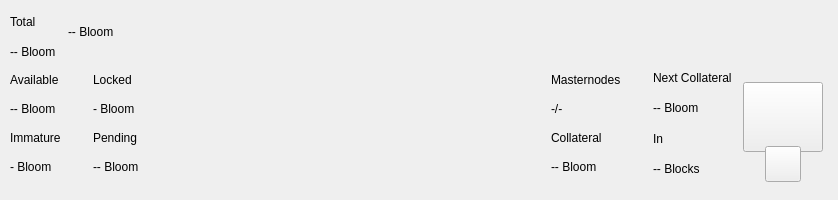
<?xml version="1.0" encoding="UTF-8"?>
<ui version="4.0">
 <class>TopBar</class>
 <widget class="QWidget" name="TopBar">
  <property name="geometry">
   <rect>
    <x>0</x>
    <y>0</y>
    <width>838</width>
    <height>200</height>
   </rect>
  </property>
  <property name="minimumSize">
   <size>
    <width>0</width>
    <height>200</height>
   </size>
  </property>
  <property name="maximumSize">
   <size>
    <width>16777215</width>
    <height>200</height>
   </size>
  </property>
  <property name="windowTitle">
   <string>Form</string>
  </property>
  <layout class="QVBoxLayout" name="verticalLayout_10" stretch="0">
   <property name="spacing">
    <number>0</number>
   </property>
   <property name="leftMargin">
    <number>0</number>
   </property>
   <property name="topMargin">
    <number>0</number>
   </property>
   <property name="rightMargin">
    <number>0</number>
   </property>
   <property name="bottomMargin">
    <number>0</number>
   </property>
   <item>
    <widget class="PFBorderImage" name="containerTop">
     <layout class="QVBoxLayout" name="verticalLayout_11">
      <property name="spacing">
       <number>0</number>
      </property>
      <property name="leftMargin">
       <number>0</number>
      </property>
      <property name="topMargin">
       <number>0</number>
      </property>
      <property name="rightMargin">
       <number>0</number>
      </property>
      <property name="bottomMargin">
       <number>0</number>
      </property>
      <item>
       <widget class="QWidget" name="top_container_2" native="true">
        <property name="minimumSize">
         <size>
          <width>0</width>
          <height>65</height>
         </size>
        </property>
        <layout class="QHBoxLayout" name="top_container">
         <property name="spacing">
          <number>0</number>
         </property>
         <property name="leftMargin">
          <number>10</number>
         </property>
         <property name="topMargin">
          <number>0</number>
         </property>
         <property name="rightMargin">
          <number>10</number>
         </property>
         <property name="bottomMargin">
          <number>0</number>
         </property>
         <item>
          <layout class="QHBoxLayout" name="horizontalLayout_4">
           <property name="spacing">
            <number>12</number>
           </property>
           <property name="rightMargin">
            <number>0</number>
           </property>
           <item>
            <widget class="QWidget" name="widgetAmount" native="true">
             <layout class="QVBoxLayout" name="verticalLayout_2">
              <property name="spacing">
               <number>2</number>
              </property>
              <property name="leftMargin">
               <number>0</number>
              </property>
              <property name="topMargin">
               <number>8</number>
              </property>
              <property name="rightMargin">
               <number>0</number>
              </property>
              <property name="bottomMargin">
               <number>0</number>
              </property>
              <item>
               <widget class="QLabel" name="labelTitle1">
                <property name="text">
                 <string>Total</string>
                </property>
               </widget>
              </item>
              <item>
               <widget class="QLabel" name="labelAmountHeirs">
                <property name="text">
                 <string notr="true">-- Bloom</string>
                </property>
               </widget>
              </item>
             </layout>
            </widget>
           </item>
           <item alignment="Qt::AlignVCenter">
            <widget class="QWidget" name="widgetTopAmount" native="true">
             <property name="sizePolicy">
              <sizepolicy hsizetype="Preferred" vsizetype="Maximum">
               <horstretch>0</horstretch>
               <verstretch>0</verstretch>
              </sizepolicy>
             </property>
             <layout class="QHBoxLayout" name="horizontalLayout_5">
              <property name="spacing">
               <number>0</number>
              </property>
              <property name="leftMargin">
               <number>0</number>
              </property>
              <property name="topMargin">
               <number>0</number>
              </property>
              <property name="rightMargin">
               <number>0</number>
              </property>
              <property name="bottomMargin">
               <number>0</number>
              </property>
              <item alignment="Qt::AlignTop">
               <widget class="QLabel" name="labelAmountTopHeirs">
                <property name="minimumSize">
                 <size>
                  <width>0</width>
                  <height>36</height>
                 </size>
                </property>
                <property name="styleSheet">
                 <string notr="true">padding:0px;margin:0px;</string>
                </property>
                <property name="text">
                 <string notr="true">-- Bloom</string>
                </property>
               </widget>
              </item>
             </layout>
            </widget>
           </item>
           <item>
            <spacer name="horizontalSpacer">
             <property name="orientation">
              <enum>Qt::Horizontal</enum>
             </property>
             <property name="sizeHint" stdset="0">
              <size>
               <width>40</width>
               <height>20</height>
              </size>
             </property>
            </spacer>
           </item>
           <item alignment="Qt::AlignRight">
            <widget class="QWidget" name="layoutSync" native="true">
             <property name="minimumSize">
              <size>
               <width>0</width>
               <height>36</height>
              </size>
             </property>
             <property name="maximumSize">
              <size>
               <width>16777215</width>
               <height>36</height>
              </size>
             </property>
             <layout class="QVBoxLayout" name="verticalLayout_9">
              <property name="leftMargin">
               <number>0</number>
              </property>
              <property name="topMargin">
               <number>0</number>
              </property>
              <property name="rightMargin">
               <number>0</number>
              </property>
              <property name="bottomMargin">
               <number>0</number>
              </property>
              <item>
               <widget class="ExpandableButton" name="pushButtonSync" native="true">
                <property name="minimumSize">
                 <size>
                  <width>36</width>
                  <height>36</height>
                 </size>
                </property>
                <property name="maximumSize">
                 <size>
                  <width>16777215</width>
                  <height>36</height>
                 </size>
                </property>
               </widget>
              </item>
             </layout>
            </widget>
           </item>
           <item>
            <widget class="ExpandableButton" name="pushButtonHDUpgrade" native="true">
             <property name="minimumSize">
              <size>
               <width>36</width>
               <height>36</height>
              </size>
             </property>
             <property name="maximumSize">
              <size>
               <width>16777215</width>
               <height>36</height>
              </size>
             </property>
            </widget>
           </item>
           <item>
            <widget class="ExpandableButton" name="pushButtonStack" native="true">
             <property name="minimumSize">
              <size>
               <width>36</width>
               <height>36</height>
              </size>
             </property>
             <property name="maximumSize">
              <size>
               <width>16777215</width>
               <height>36</height>
              </size>
             </property>
            </widget>
           </item>
           <item>
            <widget class="ExpandableButton" name="pushButtonConf" native="true">
             <property name="minimumSize">
              <size>
               <width>36</width>
               <height>36</height>
              </size>
             </property>
             <property name="maximumSize">
              <size>
               <width>16777215</width>
               <height>36</height>
              </size>
             </property>
            </widget>
           </item>
           <item>
            <widget class="ExpandableButton" name="pushButtonMasternodes" native="true">
             <property name="minimumSize">
              <size>
               <width>36</width>
               <height>36</height>
              </size>
             </property>
             <property name="maximumSize">
              <size>
               <width>16777215</width>
               <height>36</height>
              </size>
             </property>
            </widget>
           </item>
           <item>
            <widget class="ExpandableButton" name="pushButtonConsole" native="true">
             <property name="minimumSize">
              <size>
               <width>36</width>
               <height>36</height>
              </size>
             </property>
             <property name="maximumSize">
              <size>
               <width>16777215</width>
               <height>36</height>
              </size>
             </property>
            </widget>
           </item>
           <item>
            <widget class="ExpandableButton" name="pushButtonConnection" native="true">
             <property name="minimumSize">
              <size>
               <width>36</width>
               <height>36</height>
              </size>
             </property>
             <property name="maximumSize">
              <size>
               <width>16777215</width>
               <height>36</height>
              </size>
             </property>
            </widget>
           </item>
           <item>
            <widget class="ExpandableButton" name="pushButtonTor" native="true">
             <property name="minimumSize">
              <size>
               <width>36</width>
               <height>36</height>
              </size>
             </property>
             <property name="maximumSize">
              <size>
               <width>16777215</width>
               <height>36</height>
              </size>
             </property>
            </widget>
           </item>
           <item>
            <widget class="ExpandableButton" name="pushButtonLock" native="true">
             <property name="sizePolicy">
              <sizepolicy hsizetype="Expanding" vsizetype="Expanding">
               <horstretch>0</horstretch>
               <verstretch>0</verstretch>
              </sizepolicy>
             </property>
             <property name="minimumSize">
              <size>
               <width>36</width>
               <height>0</height>
              </size>
             </property>
             <property name="maximumSize">
              <size>
               <width>16777215</width>
               <height>36</height>
              </size>
             </property>
            </widget>
           </item>
           <item>
            <widget class="ExpandableButton" name="pushButtonTheme" native="true">
             <property name="minimumSize">
              <size>
               <width>36</width>
               <height>36</height>
              </size>
             </property>
             <property name="maximumSize">
              <size>
               <width>16777215</width>
               <height>36</height>
              </size>
             </property>
            </widget>
           </item>
           <item>
            <widget class="ExpandableButton" name="pushButtonFAQ" native="true">
             <property name="minimumSize">
              <size>
               <width>36</width>
               <height>36</height>
              </size>
             </property>
             <property name="maximumSize">
              <size>
               <width>16777215</width>
               <height>36</height>
              </size>
             </property>
            </widget>
           </item>
          </layout>
         </item>
        </layout>
       </widget>
      </item>
      <item>
       <widget class="QWidget" name="bottom_container" native="true">
        <property name="minimumSize">
         <size>
          <width>0</width>
          <height>135</height>
         </size>
        </property>
        <layout class="QHBoxLayout" name="botton_container">
         <property name="leftMargin">
          <number>10</number>
         </property>
         <property name="topMargin">
          <number>0</number>
         </property>
         <property name="rightMargin">
          <number>10</number>
         </property>
         <property name="bottomMargin">
          <number>10</number>
         </property>
         <item>
          <layout class="QHBoxLayout" name="horizontalLayout_3">
           <property name="spacing">
            <number>0</number>
           </property>
           <property name="bottomMargin">
            <number>9</number>
           </property>
           <item>
            <layout class="QVBoxLayout" name="verticalLayout_7">
             <property name="spacing">
              <number>0</number>
             </property>
             <property name="leftMargin">
              <number>0</number>
             </property>
             <property name="rightMargin">
              <number>0</number>
             </property>
             <item>
              <layout class="QHBoxLayout" name="horizontalLayout_2">
               <property name="spacing">
                <number>0</number>
               </property>
               <item>
                <layout class="QVBoxLayout" name="verticalLayout_6">
                 <item>
                  <widget class="QLabel" name="labelTitle5">
                   <property name="text">
                    <string>Available</string>
                   </property>
                  </widget>
                 </item>
                 <item>
                  <widget class="QLabel" name="labelAvailableHeirs">
                   <property name="text">
                    <string>-- Bloom</string>
                   </property>
                  </widget>
                 </item>
                 <item>
                  <widget class="QLabel" name="labelTitle4">
                   <property name="text">
                    <string>Immature</string>
                   </property>
                  </widget>
                 </item>
                 <item>
                  <widget class="QLabel" name="labelImmatureHeirs">
                   <property name="text">
                    <string notr="true">- Bloom</string>
                   </property>
                  </widget>
                 </item>
                </layout>
               </item>
               <item>
                <layout class="QVBoxLayout" name="verticalLayout_8">
                 <property name="leftMargin">
                  <number>32</number>
                 </property>
                 <item>
                  <widget class="QLabel" name="labelTitle6">
                   <property name="text">
                    <string>Locked</string>
                   </property>
                  </widget>
                 </item>
                 <item>
                  <widget class="QLabel" name="labelLockedHeirs">
                   <property name="text">
                    <string>- Bloom</string>
                   </property>
                  </widget>
                 </item>
                 <item>
                  <widget class="QLabel" name="labelTitle3">
                   <property name="text">
                    <string>Pending</string>
                   </property>
                  </widget>
                 </item>
                 <item>
                  <widget class="QLabel" name="labelPendingHeirs">
                   <property name="text">
                    <string notr="true">-- Bloom</string>
                   </property>
                  </widget>
                 </item>
                </layout>
               </item>
              </layout>
             </item>
            </layout>
           </item>
          </layout>
         </item>
         <item>
          <spacer name="horizontalSpacer_2">
           <property name="orientation">
            <enum>Qt::Horizontal</enum>
           </property>
           <property name="sizeHint" stdset="0">
            <size>
             <width>40</width>
             <height>20</height>
            </size>
           </property>
          </spacer>
         </item>
         <item>
          <layout class="QHBoxLayout" name="horizontalLayout_6">
           <property name="spacing">
            <number>0</number>
           </property>
           <property name="rightMargin">
            <number>0</number>
           </property>
           <property name="bottomMargin">
            <number>9</number>
           </property>
           <item>
            <layout class="QVBoxLayout" name="verticalLayout_5">
             <item>
              <widget class="QLabel" name="labelMasternodesTitle">
               <property name="text">
                <string>Masternodes</string>
               </property>
              </widget>
             </item>
             <item>
              <widget class="QLabel" name="labelMasternodeCount">
               <property name="text">
                <string>-/-</string>
               </property>
              </widget>
             </item>
             <item>
              <widget class="QLabel" name="labelTitle8">
               <property name="text">
                <string>Collateral</string>
               </property>
              </widget>
             </item>
             <item>
              <widget class="QLabel" name="labelCollateralHeirs">
               <property name="text">
                <string notr="true">-- Bloom</string>
               </property>
              </widget>
             </item>
            </layout>
           </item>
           <item>
            <widget class="QWidget" name="widgetNextCollateral" native="true">
             <layout class="QVBoxLayout" name="verticalLayout_12">
              <property name="leftMargin">
               <number>32</number>
              </property>
              <property name="topMargin">
               <number>0</number>
              </property>
              <property name="rightMargin">
               <number>0</number>
              </property>
              <property name="bottomMargin">
               <number>0</number>
              </property>
              <item>
               <widget class="QLabel" name="labelNextMasternodesTitle">
                <property name="text">
                 <string>Next Collateral</string>
                </property>
               </widget>
              </item>
              <item>
               <widget class="QLabel" name="labelNextCollateralValue">
                <property name="text">
                 <string>-- Bloom</string>
                </property>
               </widget>
              </item>
              <item>
               <widget class="QLabel" name="labelTitle9">
                <property name="text">
                 <string>In</string>
                </property>
               </widget>
              </item>
              <item>
               <widget class="QLabel" name="labelNextCollateralBlocks">
                <property name="text">
                 <string notr="true">-- Blocks</string>
                </property>
               </widget>
              </item>
             </layout>
            </widget>
           </item>
          </layout>
         </item>
         <item>
          <widget class="QWidget" name="qrContainer" native="true">
           <property name="sizePolicy">
            <sizepolicy hsizetype="Preferred" vsizetype="Minimum">
             <horstretch>0</horstretch>
             <verstretch>0</verstretch>
            </sizepolicy>
           </property>
           <property name="minimumSize">
            <size>
             <width>90</width>
             <height>110</height>
            </size>
           </property>
           <property name="maximumSize">
            <size>
             <width>90</width>
             <height>110</height>
            </size>
           </property>
           <layout class="QVBoxLayout" name="containerQR">
            <property name="spacing">
             <number>0</number>
            </property>
            <property name="leftMargin">
             <number>5</number>
            </property>
            <property name="topMargin">
             <number>10</number>
            </property>
            <property name="rightMargin">
             <number>5</number>
            </property>
            <property name="bottomMargin">
             <number>0</number>
            </property>
            <item>
             <widget class="QPushButton" name="btnQr">
              <property name="minimumSize">
               <size>
                <width>70</width>
                <height>70</height>
               </size>
              </property>
              <property name="maximumSize">
               <size>
                <width>16777215</width>
                <height>70</height>
               </size>
              </property>
              <property name="focusPolicy">
               <enum>Qt::NoFocus</enum>
              </property>
              <property name="text">
               <string/>
              </property>
              <property name="iconSize">
               <size>
                <width>70</width>
                <height>70</height>
               </size>
              </property>
             </widget>
            </item>
            <item>
             <spacer name="verticalSpacer">
              <property name="orientation">
               <enum>Qt::Vertical</enum>
              </property>
              <property name="sizeType">
               <enum>QSizePolicy::Fixed</enum>
              </property>
              <property name="sizeHint" stdset="0">
               <size>
                <width>20</width>
                <height>20</height>
               </size>
              </property>
             </spacer>
            </item>
            <item alignment="Qt::AlignHCenter|Qt::AlignBottom">
             <widget class="QPushButton" name="pushButtonQR">
              <property name="minimumSize">
               <size>
                <width>36</width>
                <height>36</height>
               </size>
              </property>
              <property name="maximumSize">
               <size>
                <width>36</width>
                <height>36</height>
               </size>
              </property>
              <property name="focusPolicy">
               <enum>Qt::NoFocus</enum>
              </property>
              <property name="text">
               <string/>
              </property>
             </widget>
            </item>
           </layout>
          </widget>
         </item>
        </layout>
       </widget>
      </item>
     </layout>
    </widget>
   </item>
  </layout>
 </widget>
 <customwidgets>
  <customwidget>
   <class>ExpandableButton</class>
   <extends>QWidget</extends>
   <header>qt/bloomcoin/expandablebutton.h</header>
   <container>1</container>
  </customwidget>
  <customwidget>
   <class>PFBorderImage</class>
   <extends>QFrame</extends>
   <header>qt/bloomcoin/pfborderimage.h</header>
   <container>1</container>
  </customwidget>
 </customwidgets>
 <resources/>
 <connections/>
</ui>
